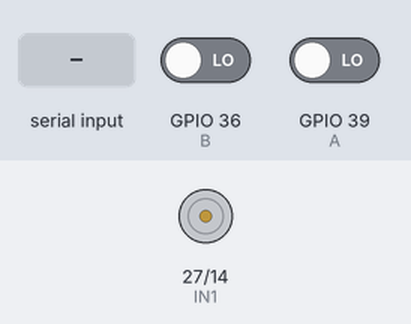
This sketch was run on a simulated ESP32. Parts: motor-driver pin pairs drawn as motors (green arrow = first pin HIGH = forward, orange = second pin HIGH = backward, longer = more drive). The test bench sets the inputs (shaded band); at power-on: GPIO 36 (B) LOW, GPIO 39 (A) LOW. What the sketch prints to the serial monitor is not drawn.

Above: at 1.2 s.
1.3 s: "C\n" received over Serial
At 2.5 s:
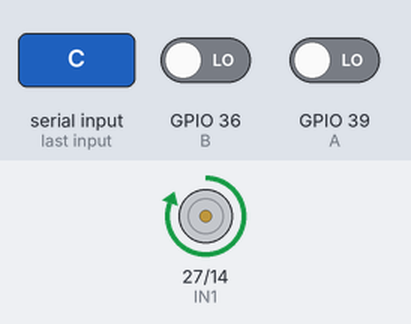
2.8 s: "A\n" received over Serial
At 3.6 s:
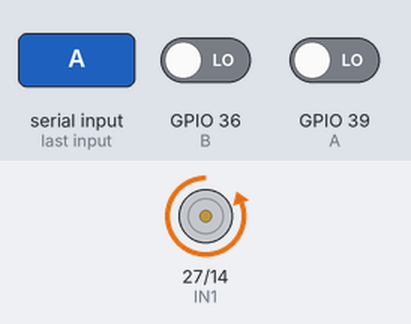
Timing chart, 0 to 5.8 s (numbered marks = the images above; inputs shaded):
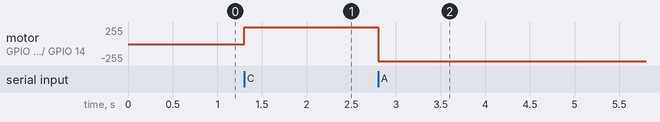

Measured:
- after the input at 1.3 s, motor on GPIO 27 (IN1) / GPIO 14 (IN2): stopped → forward 255/255 at once
- after the input at 2.8 s, motor on GPIO 27 (IN1) / GPIO 14 (IN2): forward 255/255 → backward 255/255 at once

The sketch:

Lab4_T2_Skeleton.ino
```cpp
/*Change all the ? in the code to Control the direction of rotation based on whether your selected pin is touched.*/

#define IN1   27  // Replace the ? with the GPIO pin you selected to connect IN1
#define IN2   14   // Replace the ? with the GPIO pin you selected to connect IN2
#define A  39 // Replace the ? with the GPIO pin you selected to connect encoder A
#define B  36 // Replace the ? with the GPIO pin you selected to connect encoder B


int A_data;
int B_data;

String command;

void setup() {
  Serial.begin(115200); //Define baud

  pinMode(IN1, OUTPUT);  // Set IN1 as an output pin
  pinMode(IN2, OUTPUT);  // Set IN2 as an output pin

  pinMode(A, INPUT);  // Set A as an input pin
  pinMode(B, INPUT);  // Set B as an input pin

}

void loop() {

    if (Serial.available() > 0) {
        command = Serial.readStringUntil('\n'); // Read the incoming command
        command.trim(); // Remove any leading or trailing whitespace
        if (command == "C") {
            // clockwise rotation
            digitalWrite(IN1, HIGH);
            digitalWrite(IN2, LOW);

        }
        else if (command == "A") {
            // anticlockwise rotation
            digitalWrite(IN1, LOW);
            digitalWrite(IN2, HIGH);
        }
        }
    // Read values of A and B using digitalRead(Pin)
    A_data=digitalRead(A);
    B_data=digitalRead(B);
    // Plot A B in Serial Plotter
    Serial.print("A:");
    Serial.print(A_data);
    Serial.print(",");
    Serial.print("B:");
    Serial.print(B_data);
    Serial.println("\t");
}
```
